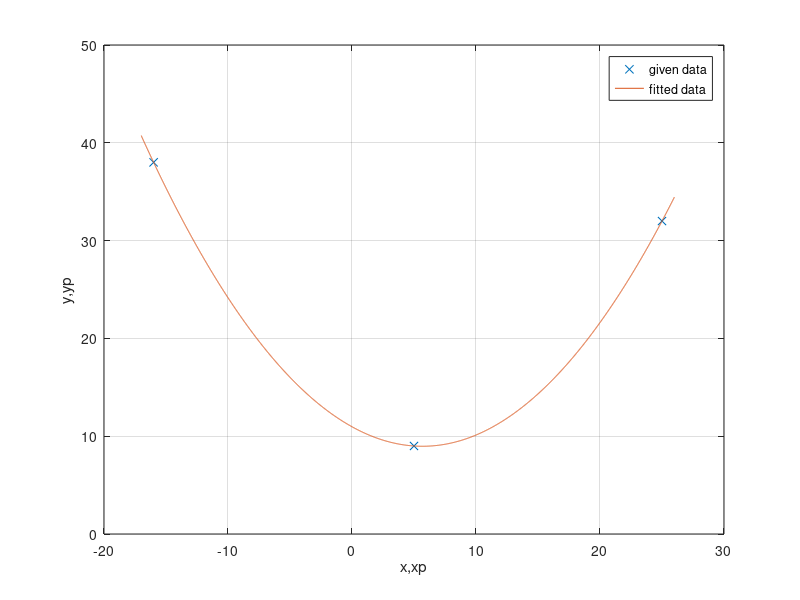

Write the MATLAB code that produced this figure.
%Homework3_Q1 Halil ibrahim KIRLI 090130315

x=[-16 5 25];
y=[38 9 32];

coeff = polyfit(x,y,2)
xp = -17:0.01:26;
yp = polyval(coeff,xp);
plot(x,y,'x',xp,yp)
grid
legend('given data','fitted data')
xlabel('x,xp')
ylabel('y,yp')





